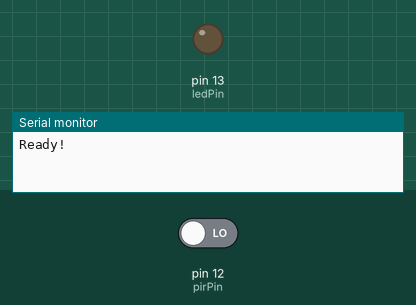
Simulated run of this sketch. Board: Arduino Uno, built with avr-gcc and run on an emulated ATmega328P. Shown: output pins drawn as LEDs (lit = HIGH), the last lines printed to the serial monitor. Dashed ring = blinking. The test bench sets the inputs (shaded band); at power-on: pin 12 (pirPin) LOW. No radio packets arrive unless stated.

Above: at 1.2 s.
1.3 s: pin 12 (pirPin) driven HIGH
At 1.87 s:
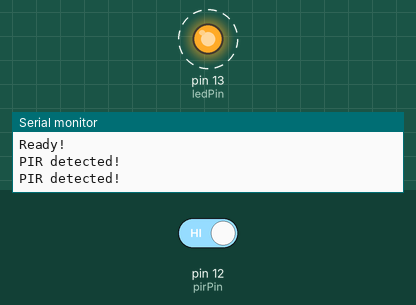
4.3 s: pin 12 (pirPin) driven LOW
At 5.1 s:
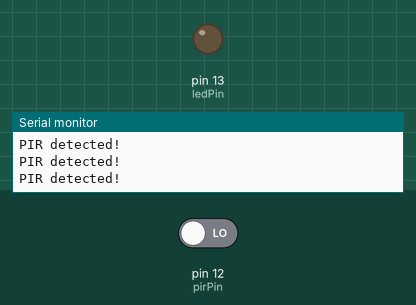
Timing chart, 0 to 7.3 s (numbered marks = the images above; inputs shaded):
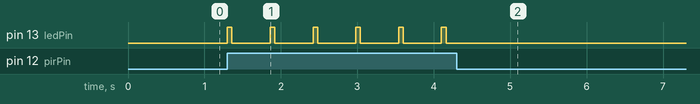

Measured:
- after the input at 1.3 s, pin 13 (ledPin): alternates HIGH for 0.06 s and LOW for 0.50 s, starting at once
- after the input at 4.3 s, pin 13 (ledPin): stops changing and stays LOW

The sketch:

final_Mini_Bird_PIR_Send.ino
```cpp
#include <VirtualWire.h>

//PIR
const byte pirPin = 12;
const byte ledPin = 13;
//Wireless
const byte rfSendPin =  6;
boolean wirelessShoot = true;

void send (char *message)
{
  digitalWrite(ledPin, HIGH);
  vw_send((uint8_t *)message, strlen(message));
  vw_wait_tx(); // Wait until the whole message is gone
  digitalWrite(ledPin, LOW);
}

void setup() {

  Serial.begin(9600);
  vw_set_tx_pin(rfSendPin);
  // Initialize the IO and ISR
  vw_setup(2000); // Bits per sec

  pinMode(pirPin, INPUT);
  pinMode(ledPin, OUTPUT);
  Serial.println("Ready!");
}

void loop() {

  boolean val = digitalRead(pirPin);

  if (val) {
    Serial.println("PIR detected!");
    send("A");
    delay(500);
  }
}
```
